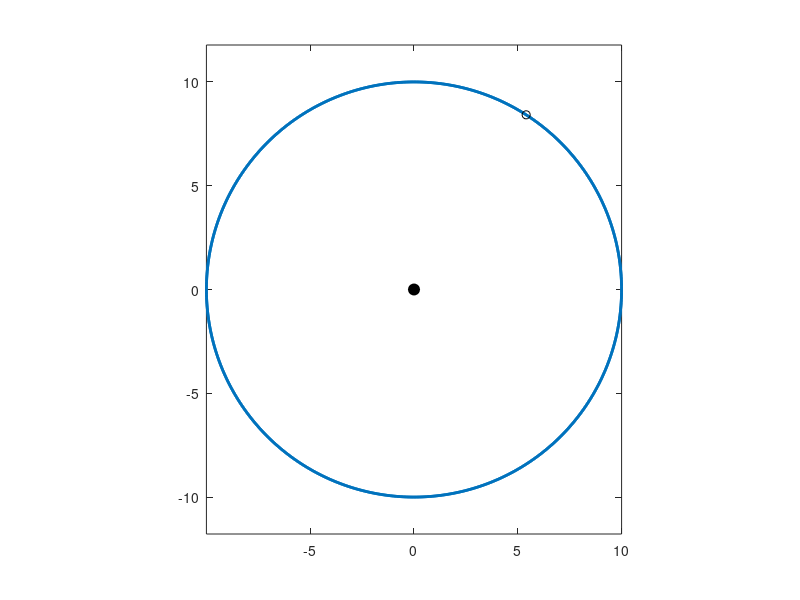

MATLAB code to generate this figure: (Note: this script raises an error after producing the figure.)
% mec_CM.m

% Animation of an object executing circular motion with an applied
%   constant torque. The acceleration vectors and the tangential velocity
%   are shown as the object moves around a circle.  

% DOING PHYSICS WITH MATLAB: 
%   ../mphome.htm
% VISUAL PHYSICS ONLINE
%   http://www.physics.usyd.edu.au/teach_res/hsp/sp/spHome.htm
% Documentation
%   http://www.physics.usyd.edu.au/teach_res/hsp/sp/mod5new/mod52B.htm
% Download Scripts
%   http://www.physics.usyd.edu.au/teach_res/mp/mscripts/

% Ian Cooper  ian.cooper@sydney.edu.au
% School of Physics, University of Sydney
% 1909704   Matlab 2018b

% Script calls the function DrawArrow.m (download)
%   DrawArrow(zT,magV,angleV,L,W,LW,col)
%      zT (x,y) coordinates of vector tail
%      magV     length of vector (magnitude)
%      angleV   angle of vector w.r.t. X axis
%      L        length of arrow head
%      W        width of arrow head
%      LW       width of arrow for plotting
%      col      RGB color of arrow  [x x x]  

clear
close all
clc

% ANIMATION and GIF file ==============================================
% Show and Save animation as a gif file (0 no)  (1 yes) for flagAG
    flagAG = 1;    
% file name for animated gif   
    ag_name = 'ag_CM.gif'; 
% Delay in seconds before displaying the next image  
    delay = 0.0;
    frame1 = 0;

    
% SETUP ==============================================================
% Radius of circle
  R = 10;
% Period of motion
  T = 1;
% Number of time steps;
  nT = 400;
% angular acceleration
  alpha = 1;  
% angular frequency
  w = 2*pi/T;
% time interval
  tMax = 3*T;
  t = linspace(1,tMax,nT);
% (x,y) coordinates for points on circle
  x = R.*cos(w*t);
  y = R.*sin(w*t);
% max angular speed
  wMax = alpha*tMax;

  
% GRAHICS =============================================================
  figure(1)
   pos = [0.1 0.2 0.25 0.35];
   set(gcf,'Units','normalized')
   set(gcf,'Position',pos)
   set(gcf,'color','w')
   box on
  
for ct = 1 : nT
    
  xP = x; yP = y;
  plot(xP,yP,'linewidth',2)
 
  axis equal;
  hold on

% Origin (0,0) 
  Hplot = plot(0,0,'ko');
  set(Hplot,'markerfacecolor','k','markersize',8)

% (x,y) coordinates of rotating object  
  wN = alpha*t(ct);
  xN = R*cos(wN*t(ct));
  yN = R*sin(wN*t(ct));
  
% tangential velocity (green)
  xP = xN; yP = yN;
  plot(xP,yP,'ko')
  zT = xN + 1i*yN;
  angleV = atan2(yN,xN) + pi/2;
  magV = 10*(wN/wMax); L = 1; W = 0.5; LW = 5; col = [0 1 0];
  DrawArrow(zT,magV,angleV,L,W,LW,col)
  
% centripetal acceleration (orange)
  zT = xN + 1i*yN;
  angleV = atan2(yN,xN) + pi;
  magV = 9*(wN/wMax)^2; L = 1; W = 0.5; LW = 3; col = [1 0.6 0];
  DrawArrow(zT,magV,angleV,L,W,LW,col)
  ac = magV;
  
% tangential acceleration  (orange)
  xP = xN; yP = yN;
  plot(xP,yP,'ko')
  zT = xN + 1i*yN;
  angleV = atan2(yN,xN) + pi/2;
  magV = 5; L = 1; W = 0.5; LW = 3; col = [1 0.6 0];
  DrawArrow(zT,magV,angleV,L,W,LW,col)
  at = magV;

% linear acceleration  (red)
  acc = sqrt(ac^2 + at^2);
  theta = atan2(ac,at);
  magV = acc;
  angleV = theta + angleV;
  L = 1; W = 0.5; LW = 3; col = [1 0 0];
  DrawArrow(zT,magV,angleV,L,W,LW,col)
  
% (x,y) coordinates of object
  xP = xN; yP = yN;
  Hplot = plot(xP,yP,'ko');
  set(Hplot,'markerfacecolor','k','markersize',12);

  text(10,-13,'mecCMN.m','fontsize',8) 
  axis([-14 14 -14 14])
  axis off
  set(gca,'position',[0.05 0.05 0.9 0.9])
  pause(0.001)
  hold off
  
% Save animation 
    if flagAG == 1
       frame1 = frame1 + 1;
         frame = getframe(1);
         im = frame2im(frame);
         [imind,cm] = rgb2ind(im,256);
         % On the first loop, create the file. In subsequent loops, append.
         if frame1 == 1
           imwrite(imind,cm,ag_name,'gif','DelayTime',delay,'loopcount',inf);
         else
          imwrite(imind,cm,ag_name,'gif','DelayTime',delay,'writemode','append');
         end
    end    
  
end
  
